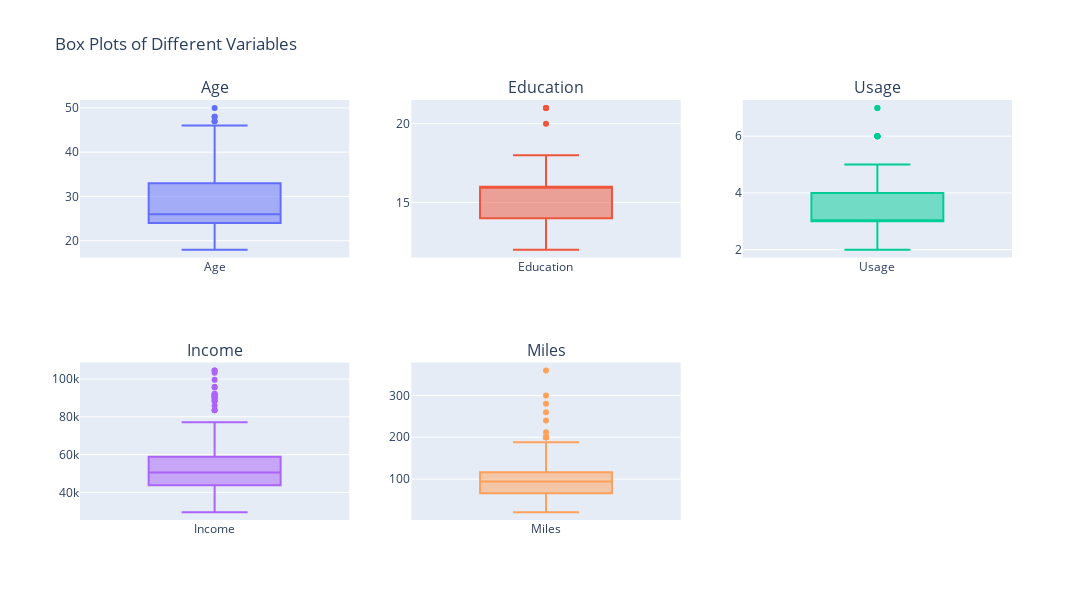

Notebook source saved alongside this figure:
### Markdown cell above
Detecting Outliers

### Code cell
import plotly.express as px
import plotly.graph_objs as go
from plotly.subplots import make_subplots
c_variable = ['Age', 'Education', 'Usage', 'Income', 'Miles']

fig = make_subplots(
    rows=2, cols=3,
    subplot_titles=('Age', 'Education', 'Usage', 'Income', 'Miles')
)

# Creating subplots
for i,c in enumerate(c_variable):
    row = (i//3) +1
    col = (i % 3) + 1
    fig.add_trace(go.Box(y=df[c], name=c), row=row, col=col)
    fig.update_layout(
        height=600, width=1100,
        title_text="Box Plots of Different Variables",
        showlegend=False
    )

# Showing the plots
fig.show()

### Figure 1 — Plotly figure (JSON) as saved in the notebook; plotly's stock layout.template omitted (floating-point values rounded to 4 significant figures; data arrays with more than 128 entries replaced by an {"elided": "..."} marker saying what was removed)
{"data": [{"name": "Age", "type": "box", "xaxis": "x", "y": {"elided": "180 int values"}, "yaxis": "y"}, {"name": "Education", "type": "box", "xaxis": "x2", "y": {"elided": "180 int values"}, "yaxis": "y2"}, {"name": "Usage", "type": "box", "xaxis": "x3", "y": {"elided": "180 int values"}, "yaxis": "y3"}, {"name": "Income", "type": "box", "xaxis": "x4", "y": {"elided": "180 int values"}, "yaxis": "y4"}, {"name": "Miles", "type": "box", "xaxis": "x5", "y": {"elided": "180 int values"}, "yaxis": "y5"}], "layout": {"annotations": [{"font": {"size": 16}, "showarrow": false, "text": "Age", "x": 0.1444, "xanchor": "center", "xref": "paper", "y": 1, "yanchor": "bottom", "yref": "paper"}, {"font": {"size": 16}, "showarrow": false, "text": "Education", "x": 0.5, "xanchor": "center", "xref": "paper", "y": 1, "yanchor": "bottom", "yref": "paper"}, {"font": {"size": 16}, "showarrow": false, "text": "Usage", "x": 0.8556, "xanchor": "center", "xref": "paper", "y": 1, "yanchor": "bottom", "yref": "paper"}, {"font": {"size": 16}, "showarrow": false, "text": "Income", "x": 0.1444, "xanchor": "center", "xref": "paper", "y": 0.375, "yanchor": "bottom", "yref": "paper"}, {"font": {"size": 16}, "showarrow": false, "text": "Miles", "x": 0.5, "xanchor": "center", "xref": "paper", "y": 0.375, "yanchor": "bottom", "yref": "paper"}], "height": 600, "showlegend": false, "title": {"text": "Box Plots of Different Variables"}, "width": 1100, "xaxis": {"anchor": "y", "domain": [0, 0.2889]}, "xaxis2": {"anchor": "y2", "domain": [0.3556, 0.6444]}, "xaxis3": {"anchor": "y3", "domain": [0.7111, 1]}, "xaxis4": {"anchor": "y4", "domain": [0, 0.2889]}, "xaxis5": {"anchor": "y5", "domain": [0.3556, 0.6444]}, "xaxis6": {"anchor": "y6", "domain": [0.7111, 1]}, "yaxis": {"anchor": "x", "domain": [0.625, 1]}, "yaxis2": {"anchor": "x2", "domain": [0.625, 1]}, "yaxis3": {"anchor": "x3", "domain": [0.625, 1]}, "yaxis4": {"anchor": "x4", "domain": [0, 0.375]}, "yaxis5": {"anchor": "x5", "domain": [0, 0.375]}, "yaxis6": {"anchor": "x6", "domain": [0, 0.375]}}}
